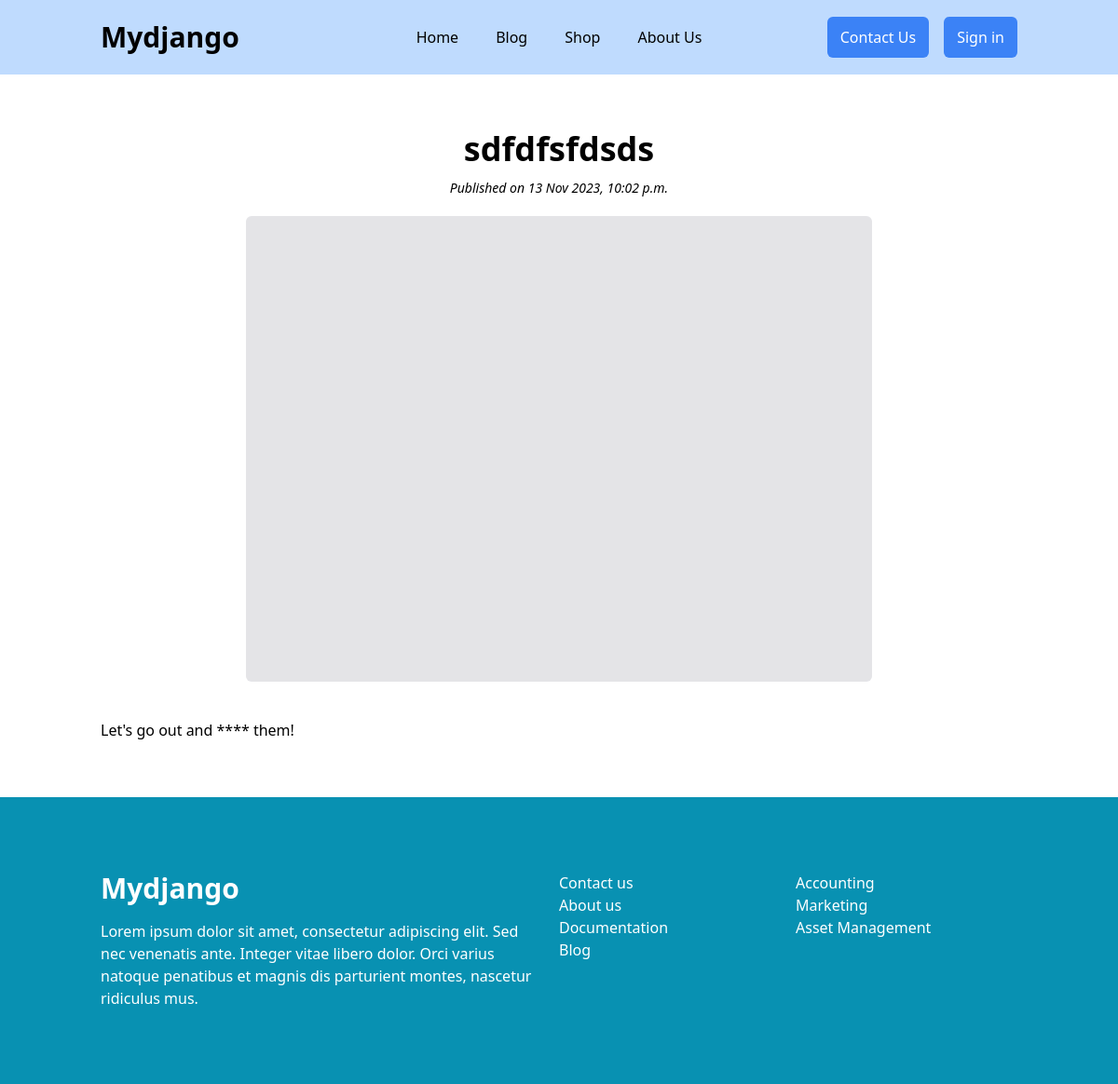
Page /blogs/12 on the earlier database version.
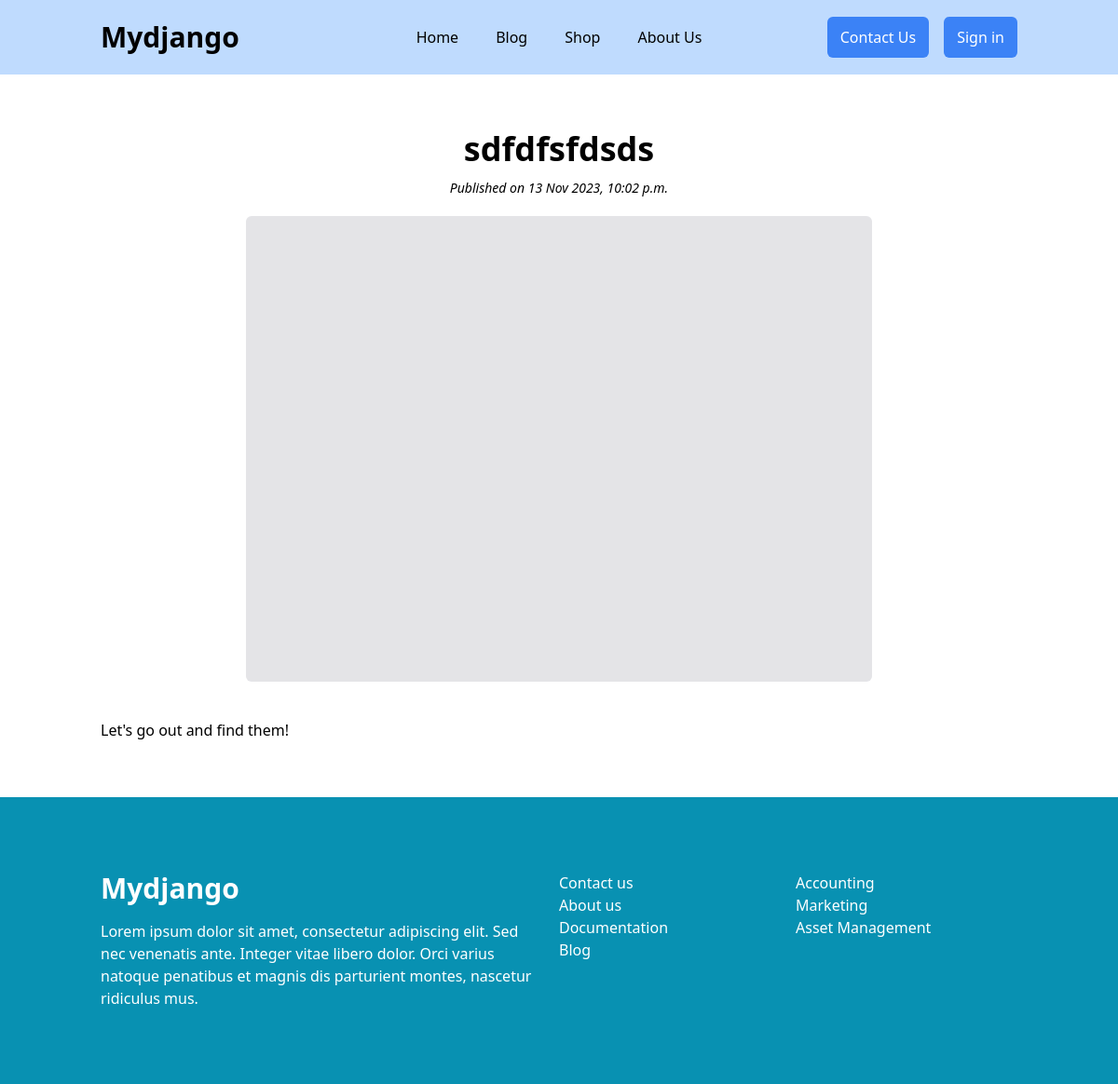
Same page on the later database version.
### blogadmin/models.py (models this page shows, shortened)
class BlogPost(models.Model):
    title = models.CharField(max_length=255)
    content = models.TextField()
    status = models.CharField(max_length=255, choices=STATUS_CHOICE, default=1)
    category = models.ForeignKey(BlogCategory, related_name='title', on_delete=models.CASCADE)
    image = models.ImageField(upload_to='posts',blank=True)
    created_at = models.DateTimeField(auto_now_add=True)
    updated_at = models.DateTimeField(auto_now=True)

### blogadmin/views.py (the view)
# urls.py: path("<int:pk>", views.detail)
def detail(request, pk):
    blogs = get_object_or_404(BlogPost, pk=pk)
    return render(request, "blog-detail.html", {
        "blogdetail": blogs
    })

### blogadmin/templates/blog-detail.html (shortened to what this page needs)
{% extends "base.html" %}
{% block content %}
  <h1 class='text-4xl font-bold text-center mb-3'>{{ blogdetail.title }}</h1>
  <h4 class='italic text-center text-sm'>Published on {{ blogdetail.created_at }}</h4>
  {% if blogdetail.image %}
    <img src={{ blogdetail.image.url }} class='my-5 rounded-md h-[500px] max-w-2xl mx-auto'>
  {% else %}
    <div class='bg-zinc-200 rounded-md h-[500px] my-5 max-w-2xl w-full mx-auto'></div>
  {% endif %}
  <div class='mt-10'>
    <p>{{ blogdetail.content }}</p>
  </div>
{% endblock %}

Differences in the rows shown:
changed BlogPost "sdfdfsfdsds": content "Let's go out and **** them!" → "Let's go out and find them!"
